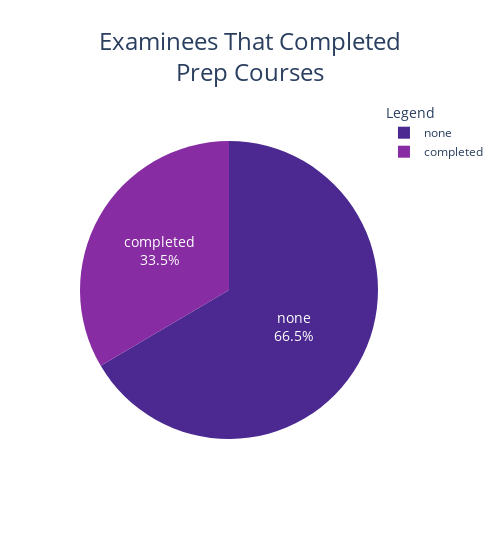

Write notebook code for a chart like this one.
### Markdown cell above
### <font color="AA0088">Total Examinees That Completed The Prep Courses</font>

### Code cell
fig_pie_lunch = create_pie_chart(df_source = exam_scores_df, 
                               feature_name = "test_preparation_course", 
                               fig_title = "Examinees that completed<br>prep courses")


fig_pie_lunch.show();

### Figure 1 — Plotly figure (JSON) as saved in the notebook; plotly's stock layout.template omitted (floating-point values rounded to 4 significant figures)
{"data": [{"domain": {"x": [0, 1], "y": [0, 1]}, "hoverlabel": {"font": {"color": "white"}}, "hovertemplate": "<b>%{label}</b><br><br>Total: %{value}</br>Percent: %{percent}", "labels": ["none", "completed"], "legendgroup": "", "name": "", "showlegend": true, "textfont": {"color": "white", "size": 14}, "textinfo": "label+percent", "textposition": "inside", "type": "pie", "values": [665, 335]}], "layout": {"legend": {"title": {"text": "Legend"}, "tracegroupgap": 0}, "piecolorway": ["rgb(75, 41, 145)", "rgb(135, 44, 162)", "rgb(192, 54, 157)", "rgb(234, 79, 136)", "rgb(250, 120, 118)", "rgb(246, 169, 122)", "rgb(237, 217, 163)"], "title": {"font": {"size": 24}, "text": "Examinees That Completed<Br>Prep Courses", "x": 0.5}, "width": 500}}
